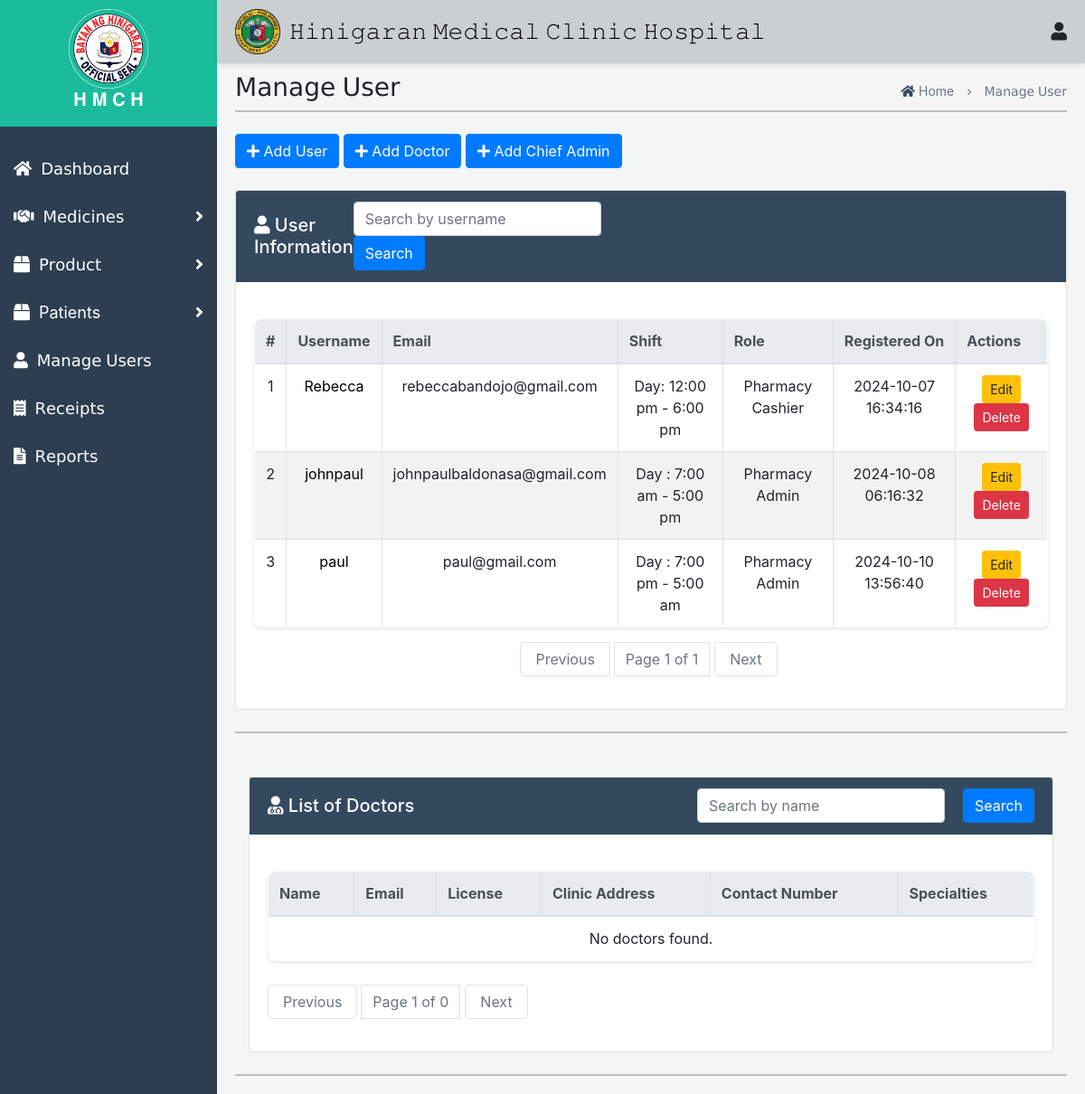
Before: /Admin/ManageUser.php with the older database file.
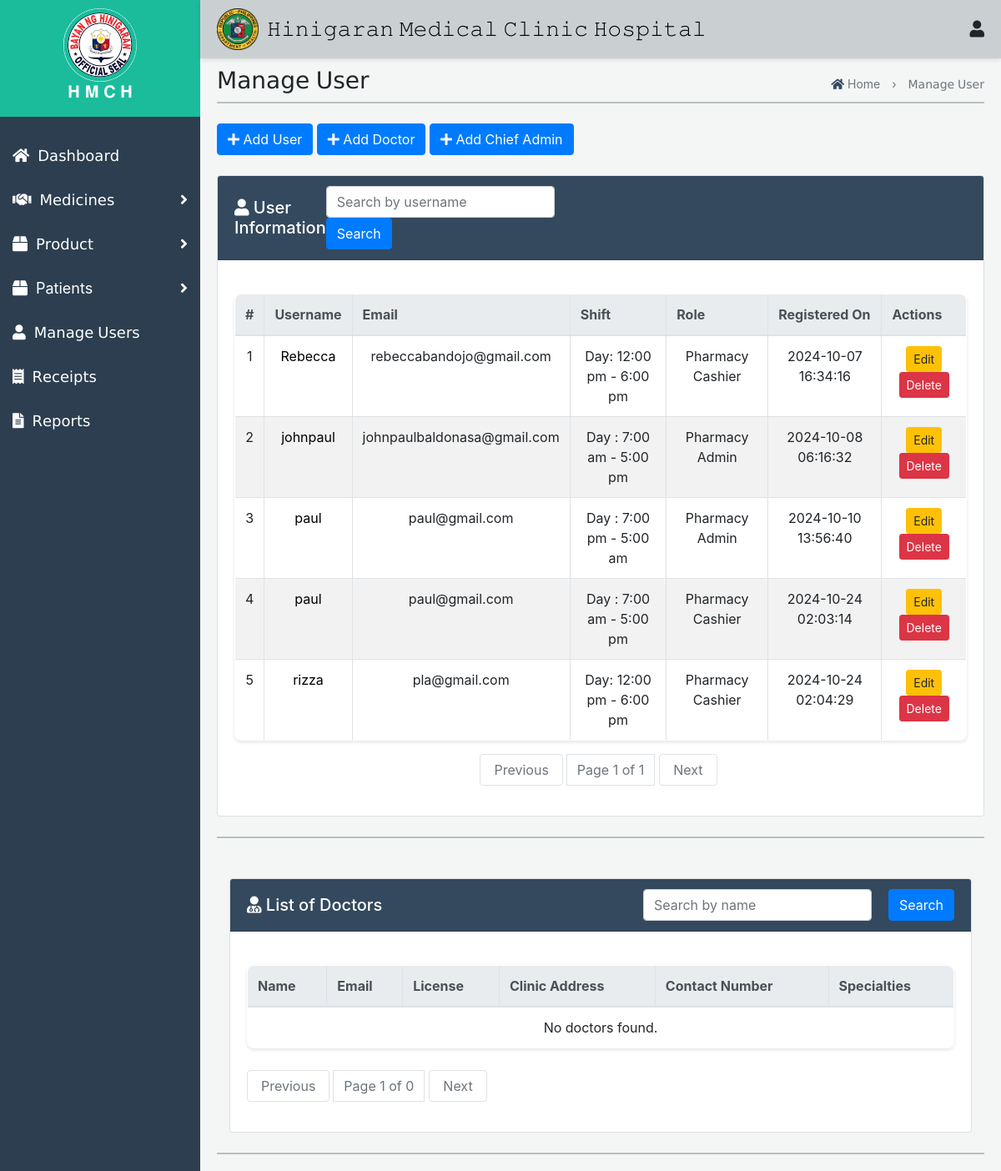
After: the same page with the newer database file.
### tables this page shows
CREATE TABLE `users` (
  `id` int(11) NOT NULL,
  `username` varchar(50) NOT NULL,
  `email` varchar(100) NOT NULL,
  `password` varchar(255) NOT NULL,
  `shift` enum('Day : 6:00 am - 12:00 pm','Day: 12:00 pm - 6:00 pm','Night: 6:00 pm - 12:00 am','Night: 12:00 am - 6:00 am','Day : 7:00 am - 5:00 pm','Day : 7:00 pm - 5:00 am') NOT NULL,
  `role` enum('Pharmacy Staff','Pharmacy Admin','Pharmacy Cashier') NOT NULL,
  `profile_image` varchar(255) NOT NULL,
  `created_at` timestamp NOT NULL DEFAULT current_timestamp()
);

### Admin/ManageUser.php (the view, shortened to what the changed rows need)
<!DOCTYPE html>
<html lang="en">
<head>
    <link rel="stylesheet" href="Med.css">
     <link rel="stylesheet" href="Receipt.css">
    <link href="https://maxcdn.bootstrapcdn.com/bootstrap/4.5.2/css/bootstrap.min.css" rel="stylesheet">
    <link href="https://cdnjs.cloudflare.com/ajax/libs/font-awesome/5.15.4/css/all.min.css" rel="stylesheet">
</head>
<body>
    <div class="top-nav">
    <div class="icon-container">
        <h1>𝙷𝚒𝚗𝚒𝚐𝚊𝚛𝚊𝚗 𝙼𝚎𝚍𝚒𝚌𝚊𝚕 𝙲𝚕𝚒𝚗𝚒𝚌 𝙷𝚘𝚜𝚙𝚒𝚝𝚊𝚕</h1>
    </div>
    </div>
    <div id="mySidenav" class="side-nav">
        <div class="logo-container">
            <h2>𝐇 𝐌 𝐂 𝐇</h2>
        </div>
    </div>
   <div id="mainContent" class="main-content">
<?php
$conn = new mysqli('localhost', 'root', '', 'database');
$itemsPerPage = 6;
$currentPage = isset($_GET['page']) ? (int)$_GET['page'] : 1;
$offset = ($currentPage - 1) * $itemsPerPage;
$searchQuery = isset($_GET['search']) ? $_GET['search'] : '';
$sql = "SELECT * FROM users WHERE username LIKE ? LIMIT ?, ?";
$stmt = $conn->prepare($sql);
$searchTerm = "%" . $searchQuery . "%";
$stmt->bind_param("sii", $searchTerm, $offset, $itemsPerPage);
$stmt->execute();
$userResults = $stmt->get_result();
?><br>
<div class="card mt-4">
    <div class="card-body">
        <table class="table table-bordered">
            <thead class="thead-light">
                <tr>
                    <th>#</th>
                    <th>Username</th>
                    <th>Email</th>
                    <th>Shift</th>
                    <th>Role</th>
                    <th>Registered On</th>
                    <th>Actions</th>
                </tr>
            </thead>
                <tbody>
               <?php
    if ($userResults->num_rows > 0) {
        $index = $offset + 1;
        while ($user = $userResults->fetch_assoc()) {
            echo "<tr>";
            echo "<td>{$index}</td>";
            echo "<td><a class='user-link' data-toggle='modal' data-target='#userModal'
                        data-username='{$user['username']}'
                        data-email='{$user['email']}'
                        data-shift='{$user['shift']}'
                        data-role='{$user['role']}'
                        data-created-at='{$user['created_at']}'
                        data-image='{$user['profile_image']}'>
                        {$user['username']}</a></td>";
            echo "<td>{$user['email']}</td>";
            echo "<td>{$user['shift']}</td>";
            echo "<td>{$user['role']}</td>";
            echo "<td>{$user['created_at']}</td>";
            echo "<td>
                    <button class='btn btn-warning btn-sm' data-toggle='modal' data-target='#editModal{$user['id']}'>Edit</button>
                    <button class='btn btn-danger btn-sm' data-toggle='modal' data-target='#deleteModal{$user['id']}'>Delete</button>
                  </td>";
            echo "</tr>";
            $index++;
        }
    } else {
        echo "<tr><td colspan='7' class='text-center'>No users found.</td></tr>";
    }
    ?>
    </tbody>
        </table>
    </div>
</div><br>
 <div class="container mt-5">
    <div class="card">
        <div class="card-body">
            <table class="table table-bordered">
                <thead class="thead-light">
                    <tr>
                        <th>Name</th>
                        <th>Email</th>
                        <th>License</th>
                        <th>Clinic Address</th>
                        <th>Contact Number</th>
                        <th>Specialties</th>
                    </tr>
                </thead>
            </table>
            </div>
        </div>
    </div><br>
    </div>
        <link href="https://cdnjs.cloudflare.com/ajax/libs/font-awesome/5.15.4/css/all.min.css" rel="stylesheet">
</body>
</html>

Changed rows visible on the page:
added users: username "paul", email "paul@gmail.com", shift "Day : 7:00 am - 5:00 pm", role "Pharmacy Cashier", created_at "2024-10-24 02:03:14"
added users: username "rizza", email "pla@gmail.com", shift "Day: 12:00 pm - 6:00 pm", role "Pharmacy Cashier", created_at "2024-10-24 02:04:29"
